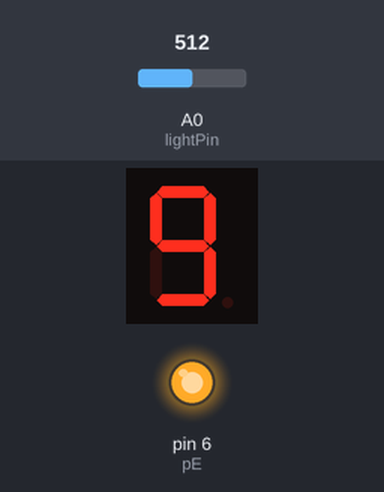
Simulated run of this sketch. Board: Arduino Uno, built with avr-gcc and run on an emulated ATmega328P. On the bench: 1-digit seven-segment display, output pins drawn as LEDs (lit = HIGH). Wiring (inferred from the names in the program): 1-digit 7-segment display, segments lit when HIGH: segments pin 2, pin 3, pin 4, pin 5, pin 9, pin 8, pin 7. The inputs (shaded band) are chosen by the test bench; at power-on: A0 (lightPin) = 512. The segment pins are drawn as the display they are named for; pins used as bus, display or sensor lines are not drawn.

Above: at 1.8 s.
1.9 s: A0 (lightPin) set to 535
At 2.5 s:
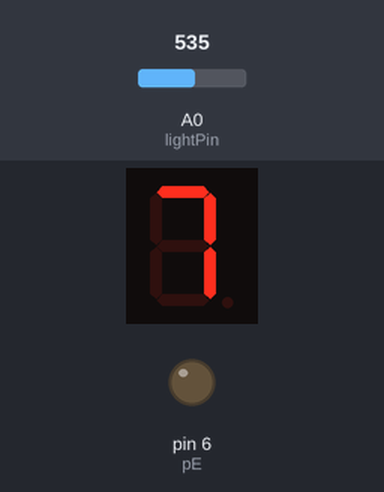
3.5 s: A0 (lightPin) set to 660
At 5.2 s:
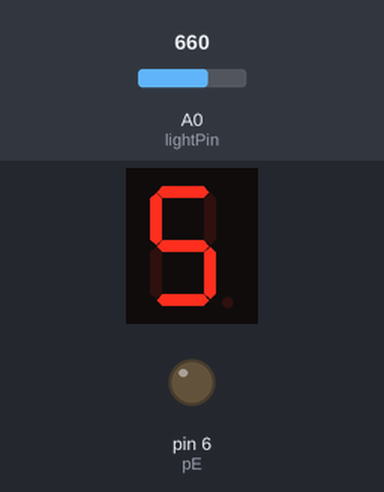
5.5 s: A0 (lightPin) set to 640
At 6.7 s:
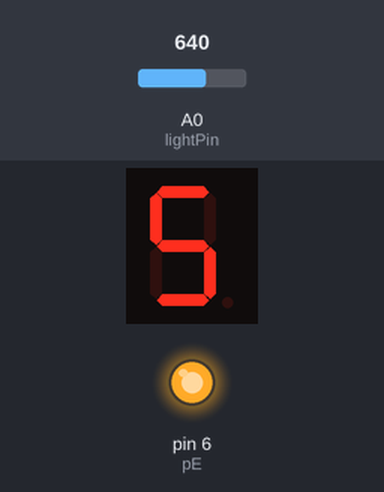
7.5 s: A0 (lightPin) set to 716
At 8.3 s:
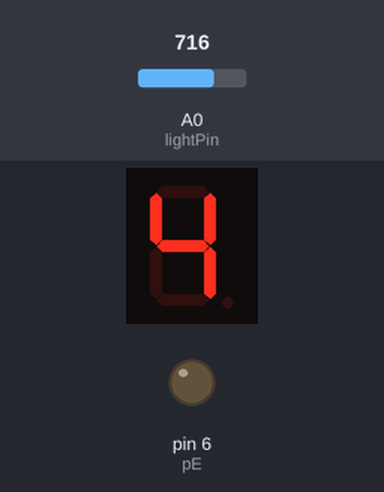
9.5 s: A0 (lightPin) set to 766
11.2 s: A0 (lightPin) set to 791
At 12.6 s:
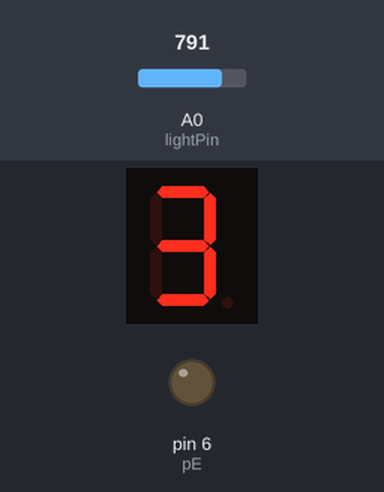
Timing chart, 0 to 14.2 s (numbered marks = the images above; inputs shaded):
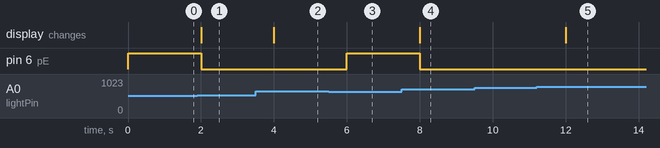

Measured:
- after the input at 1.9 s, pin 6 (pE): HIGH → LOW after 0.10 s; the display: changes after 0.10 s (image 1)
- after the input at 3.5 s, the display: changes after 0.50 s (image 2)
- after the input at 5.5 s, pin 6 (pE): LOW → HIGH after 0.50 s
- after the input at 7.5 s, pin 6 (pE): HIGH → LOW after 0.50 s; the display: changes after 0.50 s (image 4)
- after the input at 9.5 s, every drawn part: stays the same
- after the input at 11.2 s, the display: changes after 0.80 s (image 5)

The sketch:

light_sensor.ino
```cpp
// Reads an analog value from a standard light sensor, chops the raw value into ten possible
// values between 0-9, then displays that value on the 7-segment LED

// 7-segment led digital pin inputs
#define pA 2
#define pB 3
#define pC 4
#define pD 5
#define pE 6
#define pF 7
#define pG 8
#define pDP 9

// common cathode;
#define ON HIGH
#define OFF LOW

// used for delay
int ms = 1000;

//light sensor is on analog pin 0
int lightPin = 0;

// set initial value to 0
int val = 0;

void setup() {

  //used for debuging
  //Serial.begin (9600);

  pinMode(pA, OUTPUT);
  pinMode(pB, OUTPUT);
  pinMode(pC, OUTPUT);
  pinMode(pD, OUTPUT);
  pinMode(pE, OUTPUT);
  pinMode(pF, OUTPUT);
  pinMode(pG, OUTPUT);
  pinMode(pDP, OUTPUT);

}

// After a bit of testing, it seems my sensor has a max brightness value of about 400, and
// a min darkness value of 1025. I decided to chop the raw value into ranges of 62.5 for my purposes
// your sensor may be different

void loop() {
  val = analogRead(lightPin);

  //used for debuging
  Serial.println(val);

  if (val >= 962.5){
    zero();
  }

  else if (val >= 900){
    one();
  }

  else if (val >= 837.5){
    two();
  }

  else if (val >= 775){
    three();
  }

  else if (val >= 712.5){
    four();
  }

  else if (val >= 650){
    five();
  }

  else if (val >= 587.5){
    six();
  }

  else if (val >= 525){
    seven();
  }

  else if (val >= 462.5){
    eight();
  }

  else if (val >= 400){
    nine();
  }

  //should not see this in natural light conditions
  else {
    error();
  }
}

// 0
void zero() {
  digitalWrite(pA, ON);
  digitalWrite(pB, ON);
  digitalWrite(pC, ON);
  digitalWrite(pD, ON);
  digitalWrite(pE, ON);
  digitalWrite(pF, OFF);
  digitalWrite(pG, ON);
  digitalWrite(pDP, OFF);
  delay(ms);
}

// 1
void one() {
  digitalWrite(pA, OFF);
  digitalWrite(pB, ON);
  digitalWrite(pC, ON);
  digitalWrite(pD, OFF);
  digitalWrite(pE, OFF);
  digitalWrite(pF, OFF);
  digitalWrite(pG, OFF);
  digitalWrite(pDP, OFF);
  delay(ms);
}

// 2
void two() {
  digitalWrite(pA, ON);
  digitalWrite(pB, ON);
  digitalWrite(pC, OFF);
  digitalWrite(pD, ON);
  digitalWrite(pE, ON);
  digitalWrite(pF, ON);
  digitalWrite(pG, OFF);
  digitalWrite(pDP, OFF);
  delay(ms);
}

// 3
void three() {
  digitalWrite(pA, ON);
  digitalWrite(pB, ON);
  digitalWrite(pC, ON);
  digitalWrite(pD, ON);
  digitalWrite(pE, OFF);
  digitalWrite(pF, ON);
  digitalWrite(pG, OFF);
  digitalWrite(pDP, OFF);
  delay(ms);
}

// 4
void four() {
  digitalWrite(pA, OFF);
  digitalWrite(pB, ON);
  digitalWrite(pC, ON);
  digitalWrite(pD, OFF);
  digitalWrite(pE, OFF);
  digitalWrite(pF, ON);
  digitalWrite(pG, ON);
  digitalWrite(pDP, OFF);
  delay(ms);
}

// 5
void five() {
  digitalWrite(pA, ON);
  digitalWrite(pB, OFF);
  digitalWrite(pC, ON);
  digitalWrite(pD, ON);
  digitalWrite(pE, OFF);
  digitalWrite(pF, ON);
  digitalWrite(pG, ON);
  digitalWrite(pDP, OFF);
  delay(ms);
}

// 6
void six() {
  digitalWrite(pA, ON);
  digitalWrite(pB, OFF);
  digitalWrite(pC, ON);
  digitalWrite(pD, ON);
  digitalWrite(pE, ON);
  digitalWrite(pF, ON);
  digitalWrite(pG, ON);
  digitalWrite(pDP, OFF);
  delay(ms);
}

// 7
void seven() {
  digitalWrite(pA, ON);
  digitalWrite(pB, ON);
  digitalWrite(pC, ON);
  digitalWrite(pD, OFF);
  digitalWrite(pE, OFF);
  digitalWrite(pF, OFF);
  digitalWrite(pG, OFF);
  digitalWrite(pDP, OFF);
  delay(ms);
}

// 8
void eight() {
  digitalWrite(pA, ON);
  digitalWrite(pB, ON);
  digitalWrite(pC, ON);
  digitalWrite(pD, ON);
  digitalWrite(pE, ON);
  digitalWrite(pF, ON);
  digitalWrite(pG, ON);
  digitalWrite(pDP, OFF);
  delay(ms);
}

// 9
void nine() {
  digitalWrite(pA, ON);
  digitalWrite(pB, ON);
  digitalWrite(pC, ON);
  digitalWrite(pD, ON);
  digitalWrite(pE, OFF);
  digitalWrite(pF, ON);
  digitalWrite(pG, ON);
  digitalWrite(pDP, OFF);
  delay(ms);
}

// DP
void decimal() {
  digitalWrite(pA, OFF);
  digitalWrite(pB, OFF);
  digitalWrite(pC, OFF);
  digitalWrite(pD, OFF);
  digitalWrite(pE, OFF);
  digitalWrite(pF, OFF);
  digitalWrite(pG, OFF);
  digitalWrite(pDP, ON);
  delay(ms);
}

// E
void error() {
  digitalWrite(pA, ON);
  digitalWrite(pB, OFF);//
  digitalWrite(pC, OFF);
  digitalWrite(pD, ON);
  digitalWrite(pE, ON);
  digitalWrite(pF, ON);
  digitalWrite(pG, ON);
  digitalWrite(pDP, OFF);
  delay(ms);
}
```
